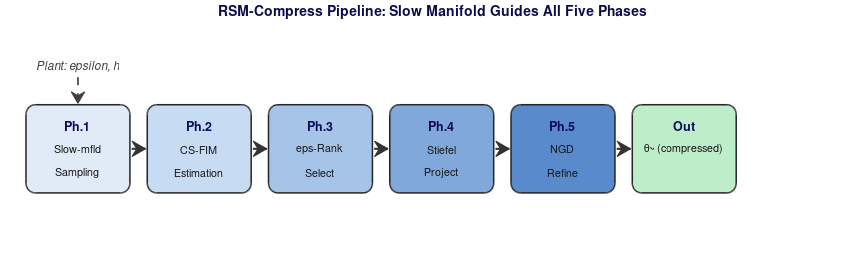
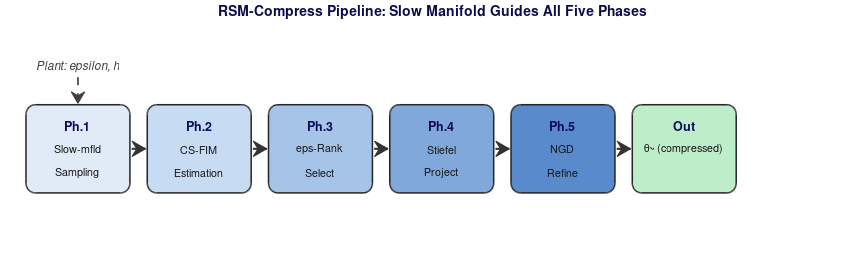

Source code (MATLAB) for these figures, in order:
%% =========================================================================
%% Fig1_RSMCompress_Pipeline.m
%% RSM-Compress Pipeline Block Diagram
%% Authors: Sri Venkata Durga Sudarsan Madhyannapu and Sravanam Pradheep Kumar
%% =========================================================================

fig = figure('Name','Fig1_RSMCompress_Pipeline',...
             'Units','centimeters','Position',[2 2 22 7],...
             'Color','white');
ax = axes('Position',[0 0 1 1],'Visible','off',...
          'XLim',[0 1],'YLim',[0 1]);
hold(ax,'on');

col = [0.88 0.92 0.97;
       0.78 0.86 0.95;
       0.65 0.77 0.91;
       0.50 0.66 0.86;
       0.35 0.54 0.80;
       0.74 0.93 0.79];
edgeC = [0.15 0.15 0.15];

nbox = 6;
bw   = 0.120;
bh   = 0.320;
yc   = 0.460;
gap  = 0.020;
x0   = 0.030;
xc   = zeros(1,nbox);
for k = 1:nbox
    xc(k) = x0 + (k-1)*(bw+gap) + bw/2;
end

% Use plain-text labels (no LaTeX macros) for tex interpreter
titles = {'Ph.1','Ph.2','Ph.3','Ph.4','Ph.5','Out'};
lines2 = {'Slow-mfld','CS-FIM','eps-Rank','Stiefel','NGD','\theta~ (compressed)'};
lines3 = {'Sampling','Estimation','Select','Project','Refine',''};

for k = 1:nbox
    rectangle(ax,'Position',[xc(k)-bw/2 yc-bh/2 bw bh],...
              'Curvature',[0.18 0.22],...
              'FaceColor',col(k,:),'EdgeColor',edgeC,'LineWidth',1.1);

    text(ax, xc(k), yc+0.085, titles{k},...
         'HorizontalAlignment','center','VerticalAlignment','middle',...
         'FontSize',9,'FontWeight','bold','Color',[0.05 0.05 0.35]);

    text(ax, xc(k), yc+0.00, lines2{k},...
         'HorizontalAlignment','center','VerticalAlignment','middle',...
         'FontSize',7.8,'Color',[0.10 0.10 0.10]);

    if ~isempty(lines3{k})
        text(ax, xc(k), yc-0.085, lines3{k},...
             'HorizontalAlignment','center','VerticalAlignment','middle',...
             'FontSize',7.8,'Color',[0.10 0.10 0.10]);
    end
end

for k = 1:nbox-1
    annotation('arrow',[xc(k)+bw/2+0.002 xc(k+1)-bw/2-0.002],[yc yc],...
               'HeadWidth',8,'HeadLength',7,'LineWidth',1.5,...
               'Color',[0.20 0.20 0.20]);
end

% Dashed input arrow
text(ax, xc(1), yc+bh/2+0.14, 'Plant: epsilon, h',...
     'HorizontalAlignment','center','FontSize',8.5,...
     'FontAngle','italic','Color',[0.25 0.25 0.25]);
annotation('arrow',[xc(1) xc(1)],[yc+bh/2+0.10 yc+bh/2+0.005],...
           'HeadWidth',7,'HeadLength',6,'LineWidth',1.2,...
           'Color',[0.25 0.25 0.25],'LineStyle','--');

text(ax, 0.5, 0.96,...
     'RSM-Compress Pipeline: Slow Manifold Guides All Five Phases',...
     'HorizontalAlignment','center','FontSize',10,...
     'FontWeight','bold','Color',[0.05 0.05 0.30]);

set(fig,'PaperPositionMode','auto');
print(fig,'Fig1_RSMCompress_Pipeline','-dpdf','-r300');
print(fig,'Fig1_RSMCompress_Pipeline','-dpng','-r300');
fprintf('[Done] Fig1_RSMCompress_Pipeline saved.\n');
